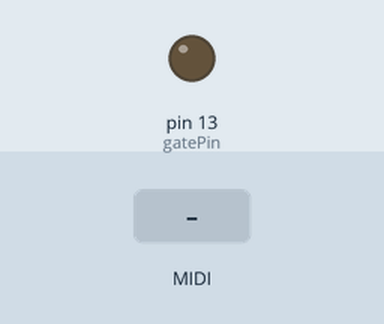
Recording of a program running on a simulated Arduino Nano, built with avr-gcc and run on an emulated ATmega328P. Shown: output pins drawn as LEDs (lit = HIGH). The test bench sets the inputs (shaded band). MIDI output is not drawn.

Above: at 1.2 s.
1.3 s: MIDI note 36 received
At 1.45 s:
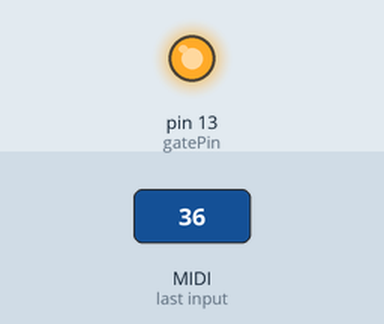
Timing chart, 0 to 4.3 s (numbered marks = the images above; inputs shaded):
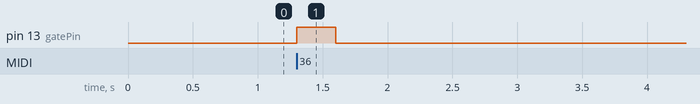

The program:

main.cpp
```cpp
#include <Arduino.h>
#include <Adafruit_MCP4725.h>
#include <MIDI.h>

static const unsigned gatePin = 13;

Adafruit_MCP4725 dac;
static const unsigned dacAddress = 0x62;

MIDI_CREATE_DEFAULT_INSTANCE();

void press(int pitch) {
  digitalWrite(gatePin, HIGH);
  int dacPitch = pitch/128.0 * 0xFFF; // rescale MIDI range to DAC range
  dac.setVoltage(dacPitch, false);
}

void release() {
  digitalWrite(gatePin, LOW);
}

void play(int pitch, int length) {
  press(pitch);
  delay(length);
  release();
}

void handleNoteOn(byte inChannel, byte inNote, byte inVelocity)
{
  press(inNote);
}

void handleNoteOff(byte inChannel, byte inNote, byte inVelocity)
{
  release();
}

void setup()
{
  // Gate
  pinMode(gatePin, OUTPUT);
  // CV dac
  dac.begin(dacAddress);
  dac.setVoltage(0, false);
  // MIDI
  MIDI.setHandleNoteOn(handleNoteOn);
  MIDI.setHandleNoteOff(handleNoteOff);
  MIDI.begin(MIDI_CHANNEL_OMNI);
}

void loop()
{
  MIDI.read();
}
```

Measured:
- after the input at 1.3 s, pin 13 (gatePin): LOW → HIGH at once, → LOW 0.30 s later
